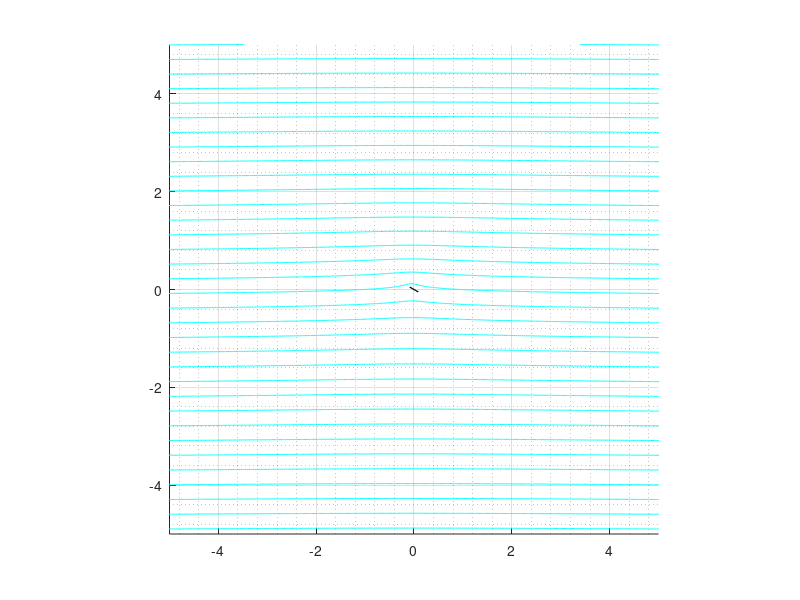

Write MATLAB code to recreate this figure.
%x,y,theta variables are defined below
ix= 10; 
intervals=50;
[x,y]=meshgrid(-ix:1/intervals:ix);

theta = linspace(0,2*pi,intervals);

%adjustable parameters

U=10; %U=uniform flow velocity%
r=0.05;  %r=radius of cylinder%
AoA=30;     %AoA=angle of attack%
c=0.002;   %chord number
for i = 1 : length(x)
    for j = 1 : length(x)
        if (x(i,j)^2 + y(i,j)^2 <= r^2)
            x(i,j) = NaN;
            y(i,j) = NaN;
        end
    end
end
alpha=(AoA)/180*pi;
gamma=-4*pi*r*U*sin(alpha);

%zo=initial starting position, z=complex variable Fz=complex potential

z=x+1i*y;
zeta= (z) + ((r)^2./(z));
%complex potential of uniform flow at angle of attack

Fzu=(U*z*exp(-1i*alpha));

%complex potential of cylinder 
Fzc=(U*(r^2)*(1+c)^2*exp(1i*alpha))./(z+r*c)+(-1i*gamma*log(z+r*c))./(2*pi);

%complex potential of a cylinder with uniform flow at angle of attack
Fz=Fzu+Fzc;

%plotting the psi function followed by a solid circle
hold all;
[th, r2] = cart2pol(real(zeta), imag(zeta));
[nx, ny] = pol2cart(th-alpha, r2);
cinterval=300;
v2=-cinterval:0.01*cinterval:cinterval;
contour(nx,ny,imag(Fz),(v2),'c');
%contour(nx,ny,real(Fz),(-10:0.1:10),'r');%
%plotting the plate in zeta space
x2= r*(1+c)*cos(theta)-r*c;
y2= r*(1+c)*sin(theta);
z2= x2+1i*y2;
zeta2= z2 + (r^2)./z2;
[th, r3] = cart2pol(real(zeta2), imag(zeta2));
[nx2, ny2] = pol2cart(th-alpha, r3);
fill(nx2,ny2,'k');

%axis display options
grid on;
grid minor;
axis(0.5*[-ix ix -ix ix]);
pbaspect([1 1 1]);
